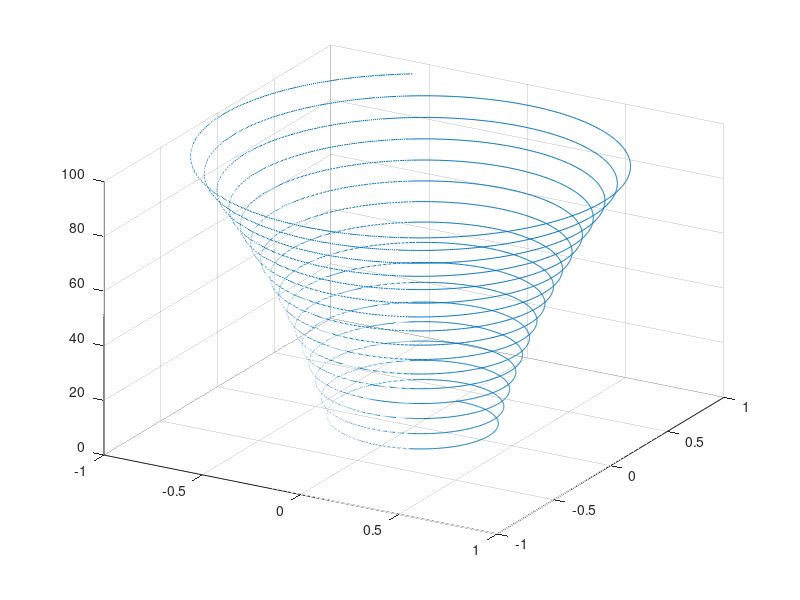
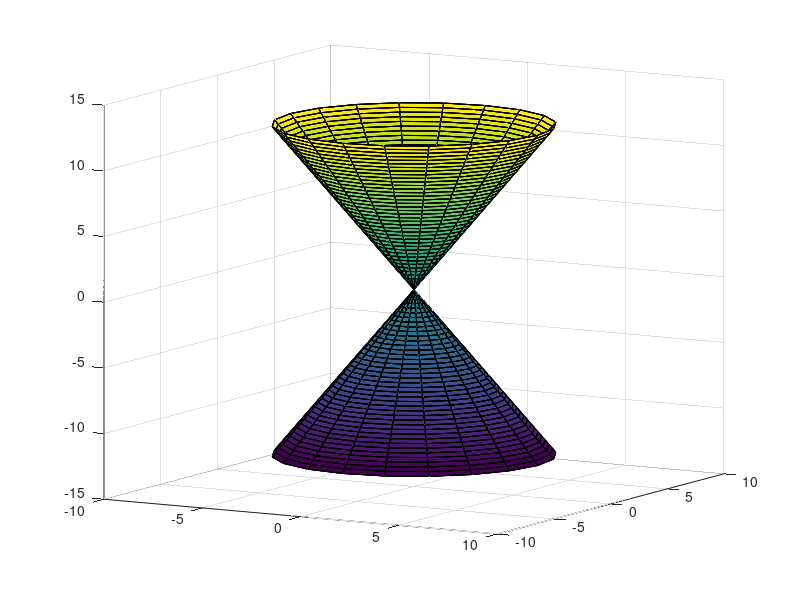
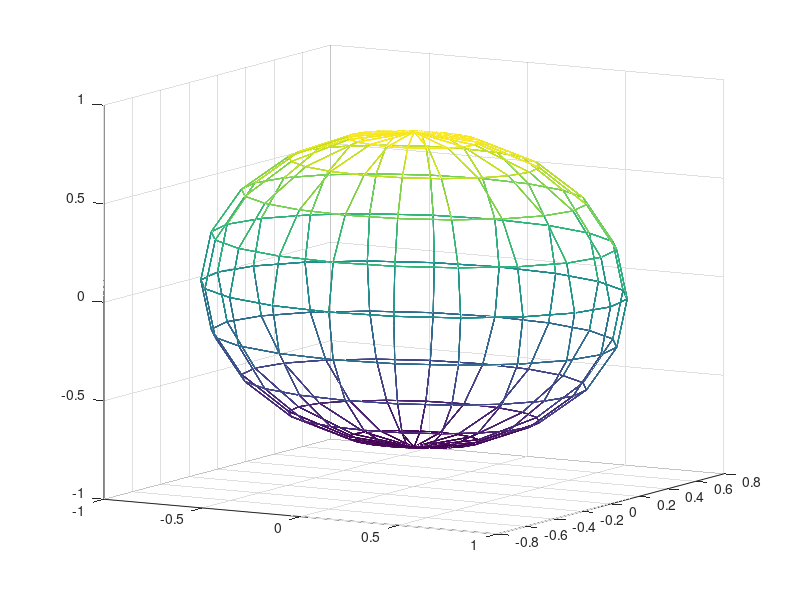
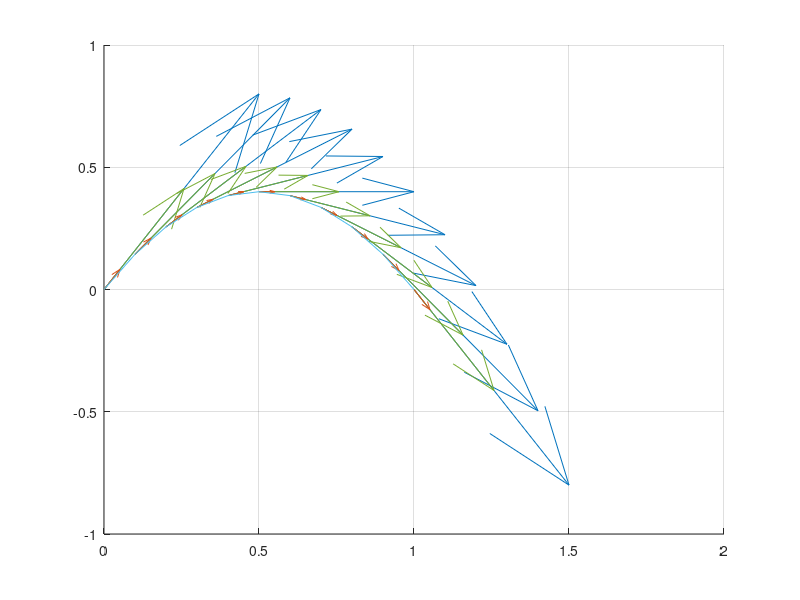

Here is the MATLAB script that generated these plots, in order: (Note: this script raises an error after producing the figures.)
%% Рахманов Данила Дмитриевич, 10 подгруппа, Дз по матанализу семинар 4
%% Задание 1
disp("задание 1")
figure;
hold on;
grid on;
view(30,30);
t = 0:0.01:100;
x = exp(-abs(t-100)/100).*sin(t);
y = exp(-abs(t-100)/100).*cos(t);
z = t;
plot3(x, y, z);
%% Задание 2
disp("задание 2")
figure;
hold on;
grid on;
view(30,10);
v = -4*pi:0.1*pi:4*pi;
u = v';
x = 0.5*u*cos(v);
y = 0.5*u*sin(v);
z = u.*ones(size(v));
surf(x,y,z);
%% Задание 3
disp("задание 3")
figure;
hold on;
grid on;
view(30,10);
v = -2*pi:0.1*pi:2*pi;
u = v';
x = cos(u)*cos(v);
y = 0.6*cos(u)*sin(v);
z = 0.8*sin(u)*ones(size(v));
mesh(x, y, z);
hidden off;
%% Задание 4
disp("задание 4")
fign = figure;
hold on;
grid on;
t = 0:0.2:2;
x = 0.5*t;
y = 0.8*t.*(1-0.5*t);
ux (1:length(x)) = 0.5;
uy = 0.8*(1-t);
quiver(x, y, ux, uy, 0);
quiver(x, y, ux, uy, 1.5);
quiver(x, y, ux, uy, 0.3);
%% Задание 5
disp("задание 5")
figure(fign)
plot(x, y)
%% Задание 6
disp("задание 6")
figure;
t = 0:0.2:2;
x = 0.5*t;
y = 0.8*t.*(1-0.5*t);
ux (1:length(x)) = 0.5;
uy = 0.8*(1-t);
compass(ux, uy);
%% Задание 7
disp("задание 7")
figure;
hold on;
grid on;
t = 0:0.2:2;
x = 0.5*t;
y = 0.8*t-10*t.^2/2; 
ux (1:length(x)) = 0.5;
uy = 0.8*(1-t);
feather(ux, uy);
%% Задание 8
disp("задание 8")
figure;
hold on;
grid on;
v = -pi:pi/15:pi; 
u = v';
x = 2*sin(u)*cos(v);
y = 2*sin(u)*sin(v); 
z = 2*cos(u)*ones(size(v)); 
surf(x, y, z);
[ux, uy, uz] = surfnorm(x, y, z); 
quiver3(x,y,z,ux,uy,uz,'Color', 'Black');
view(30, 30);
%% Задание 9
disp("задание 9")
figure;
hold on;
grid on;
a = 1;
b = 3;
[x,y]=meshgrid(-3:0.1:3);
z = (x.^2/a.^2-y.^2/b.^2)/2;
surf(x,y,z)
[ux,uy,uz] = surfnorm(x,y,z);
quiver3(x,y,z,ux,uy,uz,'Color', 'Black'); 
view(30, 30);
%% Задание 10
disp("задание 9")
figure;
grid on;
a = 3;
b = 2;
[x,y]=meshgrid(-2:0.1:2); 
z=((x.^2/a.^2-y.^2/b.^2)/2+1).^(0.5); 
surf(x,y,z);
hold on; 
surf(x,y,-z);
view(30,30);
%% Задание 11
disp("задание 11")
figure;
hold on; 
grid on;
v = 0:0.1:3;
u = v';
x = cos(u)*cos(v);
y = sin(u)*sin(v);
z = u*v;
surf(x,y,z);
view(30, 30);
%% Задание 12
disp("задание 12")
figure;
hold on; 
grid on;

xL = 3;
xR = 3;
yL = -1;
yR = 1;
zL = 0;
zR = 2;

x = xL:0.2:xR;
y = yL:0.2:yR;
z = zL:0.2:zR;
[X, Y, Z] = meshgrid(x, y, z);

U = X./sqrt(X.^2 + Y.^2 + Z.^2);
V = Y./sqrt(X.^2 + Y.^2 + Z.^2);
W = Z./sqrt(X.^2 + Y.^2 + Z.^2);
[Cx, Cy, Cz] = meshgrid(xL:(xR-xL)/3:xR, yL:(yR-yL)/3:yR, zL:(zR-zL)/3:zR);

hC = coneplot(X, Y, Z, U, V, W,'nointerp');
set(hC, 'FaceColor', 'w', 'EdgeColor', 'none');
light;
view(30, 30);